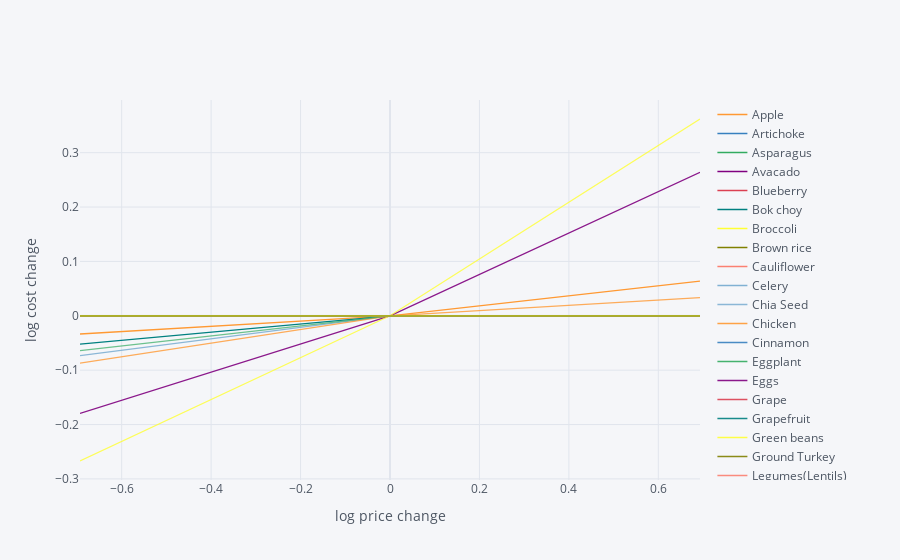

Write notebook code for a chart like this one.
### Code cell
sensitivity("M", 20, "Berkeley", city=True)

### Figure 1 — Plotly figure (JSON) as saved in the notebook; plotly's stock layout.template omitted (floating-point values rounded to 4 significant figures)
{"data": [{"line": {"color": "rgba(255, 153, 51, 1.0)", "dash": "solid", "shape": "linear", "width": 1.3}, "mode": "lines", "name": "Apple", "text": "", "type": "scatter", "x": [-0.6931, 0, 0.6931], "y": [-0.03344, 0, 0.06371]}, {"line": {"color": "rgba(55, 128, 191, 1.0)", "dash": "solid", "shape": "linear", "width": 1.3}, "mode": "lines", "name": "Artichoke", "text": "", "type": "scatter", "x": [-0.6931, 0, 0.6931], "y": [-8.609e-10, 0, -2.497e-10]}, {"line": {"color": "rgba(50, 171, 96, 1.0)", "dash": "solid", "shape": "linear", "width": 1.3}, "mode": "lines", "name": "Asparagus", "text": "", "type": "scatter", "x": [-0.6931, 0, 0.6931], "y": [8.003e-07, 0, -8.207e-10]}, {"line": {"color": "rgba(128, 0, 128, 1.0)", "dash": "solid", "shape": "linear", "width": 1.3}, "mode": "lines", "name": "Avacado", "text": "", "type": "scatter", "x": [-0.6931, 0, 0.6931], "y": [1.798e-07, 0, -5.069e-10]}, {"line": {"color": "rgba(219, 64, 82, 1.0)", "dash": "solid", "shape": "linear", "width": 1.3}, "mode": "lines", "name": "Blueberry", "text": "", "type": "scatter", "x": [-0.6931, 0, 0.6931], "y": [-7.202e-10, 0, 7.606e-10]}, {"line": {"color": "rgba(0, 128, 128, 1.0)", "dash": "solid", "shape": "linear", "width": 1.3}, "mode": "lines", "name": "Bok choy", "text": "", "type": "scatter", "x": [-0.6931, 0, 0.6931], "y": [-0.05208, 0, 8.966e-08]}, {"line": {"color": "rgba(255, 255, 51, 1.0)", "dash": "solid", "shape": "linear", "width": 1.3}, "mode": "lines", "name": "Broccoli", "text": "", "type": "scatter", "x": [-0.6931, 0, 0.6931], "y": [-2.354e-10, 0, -2.416e-10]}, {"line": {"color": "rgba(128, 128, 0, 1.0)", "dash": "solid", "shape": "linear", "width": 1.3}, "mode": "lines", "name": "Brown rice", "text": "", "type": "scatter", "x": [-0.6931, 0, 0.6931], "y": [-7.055e-10, 0, -3.896e-10]}, {"line": {"color": "rgba(251, 128, 114, 1.0)", "dash": "solid", "shape": "linear", "width": 1.3}, "mode": "lines", "name": "Cauliflower", "text": "", "type": "scatter", "x": [-0.6931, 0, 0.6931], "y": [-4.989e-10, 0, 3.454e-09]}, {"line": {"color": "rgba(128, 177, 211, 1.0)", "dash": "solid", "shape": "linear", "width": 1.3}, "mode": "lines", "name": "Celery", "text": "", "type": "scatter", "x": [-0.6931, 0, 0.6931], "y": [-2.178e-10, 0, -7.554e-10]}, {"line": {"color": "rgba(128, 177, 211, 0.8999999999999999)", "dash": "solid", "shape": "linear", "width": 1.3}, "mode": "lines", "name": "Chia Seed", "text": "", "type": "scatter", "x": [-0.6931, 0, 0.6931], "y": [-0.07323, 0, -5.304e-10]}, {"line": {"color": "rgba(255, 153, 51, 0.8999999999999999)", "dash": "solid", "shape": "linear", "width": 1.3}, "mode": "lines", "name": "Chicken", "text": "", "type": "scatter", "x": [-0.6931, 0, 0.6931], "y": [-8.571e-10, 0, -5.84e-10]}, {"line": {"color": "rgba(55, 128, 191, 0.8999999999999999)", "dash": "solid", "shape": "linear", "width": 1.3}, "mode": "lines", "name": "Cinnamon", "text": "", "type": "scatter", "x": [-0.6931, 0, 0.6931], "y": [-8.343e-10, 0, -7.65e-10]}, {"line": {"color": "rgba(50, 171, 96, 0.8999999999999999)", "dash": "solid", "shape": "linear", "width": 1.3}, "mode": "lines", "name": "Eggplant", "text": "", "type": "scatter", "x": [-0.6931, 0, 0.6931], "y": [2.215e-09, 0, 3.99e-09]}, {"line": {"color": "rgba(128, 0, 128, 0.8999999999999999)", "dash": "solid", "shape": "linear", "width": 1.3}, "mode": "lines", "name": "Eggs", "text": "", "type": "scatter", "x": [-0.6931, 0, 0.6931], "y": [-0.1796, 0, 0.2641]}, {"line": {"color": "rgba(219, 64, 82, 0.8999999999999999)", "dash": "solid", "shape": "linear", "width": 1.3}, "mode": "lines", "name": "Grape", "text": "", "type": "scatter", "x": [-0.6931, 0, 0.6931], "y": [-7.758e-10, 0, -3.023e-10]}, {"line": {"color": "rgba(0, 128, 128, 0.8999999999999999)", "dash": "solid", "shape": "linear", "width": 1.3}, "mode": "lines", "name": "Grapefruit", "text": "", "type": "scatter", "x": [-0.6931, 0, 0.6931], "y": [-8.93e-10, 0, 4.666e-09]}, {"line": {"color": "rgba(255, 255, 51, 0.8999999999999999)", "dash": "solid", "shape": "linear", "width": 1.3}, "mode": "lines", "name": "Green beans", "text": "", "type": "scatter", "x": [-0.6931, 0, 0.6931], "y": [-6.168e-13, 0, -7.937e-10]}, {"line": {"color": "rgba(128, 128, 0, 0.8999999999999999)", "dash": "solid", "shape": "linear", "width": 1.3}, "mode": "lines", "name": "Ground Turkey", "text": "", "type": "scatter", "x": [-0.6931, 0, 0.6931], "y": [-6.092e-10, 0, -8.92e-10]}, {"line": {"color": "rgba(251, 128, 114, 0.8999999999999999)", "dash": "solid", "shape": "linear", "width": 1.3}, "mode": "lines", "name": "Legumes(Lentils)", "text": "", "type": "scatter", "x": [-0.6931, 0, 0.6931], "y": [2.435e-07, 0, 1.462e-06]}, {"line": {"color": "rgba(251, 128, 114, 0.7999999999999998)", "dash": "solid", "shape": "linear", "width": 1.3}, "mode": "lines", "name": "Lettuce", "text": "", "type": "scatter", "x": [-0.6931, 0, 0.6931], "y": [-0.0004873, 0, -5.728e-10]}, {"line": {"color": "rgba(128, 177, 211, 0.7999999999999998)", "dash": "solid", "shape": "linear", "width": 1.3}, "mode": "lines", "name": "Lime", "text": "", "type": "scatter", "x": [-0.6931, 0, 0.6931], "y": [-1.582e-10, 0, -1.474e-10]}, {"line": {"color": "rgba(255, 153, 51, 0.7999999999999998)", "dash": "solid", "shape": "linear", "width": 1.3}, "mode": "lines", "name": "Milk", "text": "", "type": "scatter", "x": [-0.6931, 0, 0.6931], "y": [-0.08714, 0, 0.03333]}, {"line": {"color": "rgba(55, 128, 191, 0.7999999999999998)", "dash": "solid", "shape": "linear", "width": 1.3}, "mode": "lines", "name": "Olive Oil", "text": "", "type": "scatter", "x": [-0.6931, 0, 0.6931], "y": [9.561e-09, 0, 8.813e-10]}, {"line": {"color": "rgba(50, 171, 96, 0.7999999999999998)", "dash": "solid", "shape": "linear", "width": 1.3}, "mode": "lines", "name": "Orange", "text": "", "type": "scatter", "x": [-0.6931, 0, 0.6931], "y": [-0.0001829, 0, -2.849e-10]}, {"line": {"color": "rgba(128, 0, 128, 0.7999999999999998)", "dash": "solid", "shape": "linear", "width": 1.3}, "mode": "lines", "name": "Peach", "text": "", "type": "scatter", "x": [-0.6931, 0, 0.6931], "y": [-7.406e-10, 0, 1.609e-09]}, {"line": {"color": "rgba(219, 64, 82, 0.7999999999999998)", "dash": "solid", "shape": "linear", "width": 1.3}, "mode": "lines", "name": "Pear", "text": "", "type": "scatter", "x": [-0.6931, 0, 0.6931], "y": [-4.535e-12, 0, -6.913e-10]}, {"line": {"color": "rgba(0, 128, 128, 0.7999999999999998)", "dash": "solid", "shape": "linear", "width": 1.3}, "mode": "lines", "name": "Pepper", "text": "", "type": "scatter", "x": [-0.6931, 0, 0.6931], "y": [0, 0, 0]}, {"line": {"color": "rgba(255, 255, 51, 0.7999999999999998)", "dash": "solid", "shape": "linear", "width": 1.3}, "mode": "lines", "name": "Peppers", "text": "", "type": "scatter", "x": [-0.6931, 0, 0.6931], "y": [-0.2671, 0, 0.362]}, {"line": {"color": "rgba(128, 128, 0, 0.7999999999999998)", "dash": "solid", "shape": "linear", "width": 1.3}, "mode": "lines", "name": "Plum", "text": "", "type": "scatter", "x": [-0.6931, 0, 0.6931], "y": [-2.422e-10, 0, -9.464e-10]}, {"line": {"color": "rgba(128, 128, 0, 0.7)", "dash": "solid", "shape": "linear", "width": 1.3}, "mode": "lines", "name": "Quinoa", "text": "", "type": "scatter", "x": [-0.6931, 0, 0.6931], "y": [-9.07e-10, 0, -4.372e-11]}, {"line": {"color": "rgba(251, 128, 114, 0.7)", "dash": "solid", "shape": "linear", "width": 1.3}, "mode": "lines", "name": "Salt", "text": "", "type": "scatter", "x": [-0.6931, 0, 0.6931], "y": [1.233e-08, 0, -8.577e-10]}, {"line": {"color": "rgba(128, 177, 211, 0.7)", "dash": "solid", "shape": "linear", "width": 1.3}, "mode": "lines", "name": "Scallop", "text": "", "type": "scatter", "x": [-0.6931, 0, 0.6931], "y": [1.472e-09, 0, 1.438e-06]}, {"line": {"color": "rgba(255, 153, 51, 0.7)", "dash": "solid", "shape": "linear", "width": 1.3}, "mode": "lines", "name": "Shrimp", "text": "", "type": "scatter", "x": [-0.6931, 0, 0.6931], "y": [6.966e-09, 0, -6.977e-10]}, {"line": {"color": "rgba(55, 128, 191, 0.7)", "dash": "solid", "shape": "linear", "width": 1.3}, "mode": "lines", "name": "Snow peas", "text": "", "type": "scatter", "x": [-0.6931, 0, 0.6931], "y": [-1.458e-10, 0, 4.298e-09]}, {"line": {"color": "rgba(50, 171, 96, 0.7)", "dash": "solid", "shape": "linear", "width": 1.3}, "mode": "lines", "name": "Spinach", "text": "", "type": "scatter", "x": [-0.6931, 0, 0.6931], "y": [-0.064, 0, -5.424e-10]}, {"line": {"color": "rgba(128, 0, 128, 0.7)", "dash": "solid", "shape": "linear", "width": 1.3}, "mode": "lines", "name": "Steel-cut oatmeal", "text": "", "type": "scatter", "x": [-0.6931, 0, 0.6931], "y": [-5.353e-10, 0, 8.77e-10]}, {"line": {"color": "rgba(219, 64, 82, 0.7)", "dash": "solid", "shape": "linear", "width": 1.3}, "mode": "lines", "name": "Tofu", "text": "", "type": "scatter", "x": [-0.6931, 0, 0.6931], "y": [-4.87e-10, 0, -9.277e-10]}, {"line": {"color": "rgba(0, 128, 128, 0.7)", "dash": "solid", "shape": "linear", "width": 1.3}, "mode": "lines", "name": "While Balsamic Vinegar", "text": "", "type": "scatter", "x": [-0.6931, 0, 0.6931], "y": [1.233e-09, 0, -3.92e-10]}, {"line": {"color": "rgba(255, 255, 51, 0.7)", "dash": "solid", "shape": "linear", "width": 1.3}, "mode": "lines", "name": "Whole wheat bread", "text": "", "type": "scatter", "x": [-0.6931, 0, 0.6931], "y": [-2.329e-10, 0, -7.903e-10]}, {"line": {"color": "rgba(255, 255, 51, 0.5999999999999999)", "dash": "solid", "shape": "linear", "width": 1.3}, "mode": "lines", "name": "Wild Salmon", "text": "", "type": "scatter", "x": [-0.6931, 0, 0.6931], "y": [2.327e-09, 0, -6.097e-10]}, {"line": {"color": "rgba(128, 128, 0, 0.5999999999999999)", "dash": "solid", "shape": "linear", "width": 1.3}, "mode": "lines", "name": "Yogurt", "text": "", "type": "scatter", "x": [-0.6931, 0, 0.6931], "y": [4.011e-07, 0, 2.384e-07]}], "layout": {"legend": {"bgcolor": "#F5F6F9", "font": {"color": "#4D5663"}}, "paper_bgcolor": "#F5F6F9", "plot_bgcolor": "#F5F6F9", "title": {"font": {"color": "#4D5663"}}, "xaxis": {"gridcolor": "#E1E5ED", "showgrid": true, "tickfont": {"color": "#4D5663"}, "title": {"font": {"color": "#4D5663"}, "text": "log price change"}, "zerolinecolor": "#E1E5ED"}, "yaxis": {"gridcolor": "#E1E5ED", "showgrid": true, "tickfont": {"color": "#4D5663"}, "title": {"font": {"color": "#4D5663"}, "text": "log cost change"}, "zerolinecolor": "#E1E5ED"}}}
